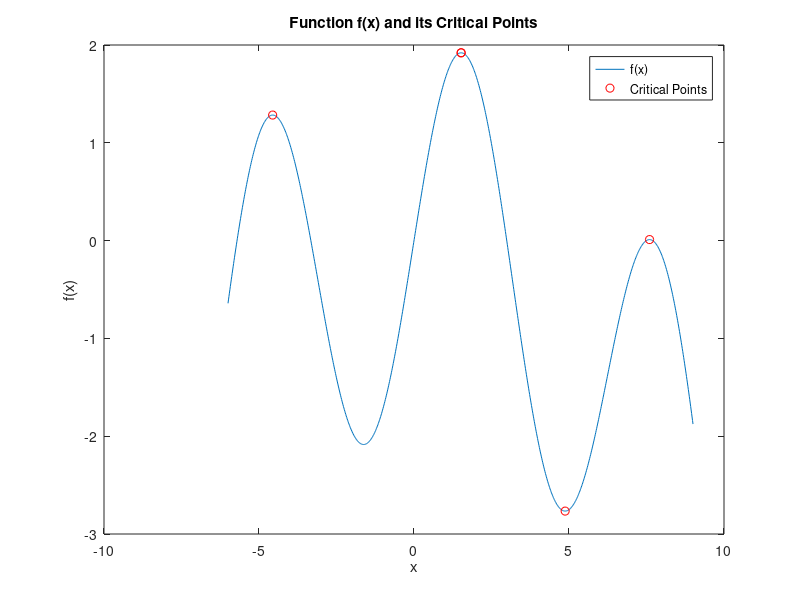

This figure's MATLAB source:
% function
f = @(x) 2*sin(x) - x.^2/30;

% first derivative
df = @(x) 2*cos(x) - x/15;

% Plot function over range
x = linspace(-6, 9, 1000);
plot(x, f(x))
hold on

% Use initial guess based on plot and fzero to find zeros of first derivative 
initialGuesses = [-5, 0, 2, 5, 8];
zerosDf = zeros(1, length(initialGuesses));

for i = 1:length(initialGuesses)
    zerosDf(i) = fzero(df, initialGuesses(i));
    % Mark critical points on the graph
    plot(zerosDf(i), f(zerosDf(i)), 'ro');
end

hold off
title('Function f(x) and its Critical Points')
xlabel('x')
ylabel('f(x)')
legend('f(x)', 'Critical Points', 'Location', 'best')

% Output the critical points
disp('Critical points at x = ');
disp(zerosDf);